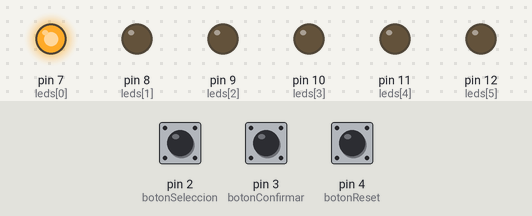
Bench run of a sketch on a simulated Arduino Uno, built with avr-gcc and run on an emulated ATmega328P. Shown: output pins drawn as LEDs (lit = HIGH). Dashed ring = blinking. The test bench sets the inputs (shaded band); at power-on: pin 3 (botonConfirmar) HIGH, pin 2 (botonSeleccion) HIGH, pin 4 (botonReset) HIGH. Random numbers use the default seed unless the sketch sets one.

Above: at 1.2 s.
1.3 s: pin 3 (botonConfirmar) pulled LOW for 0.15 s
At 1.75 s:
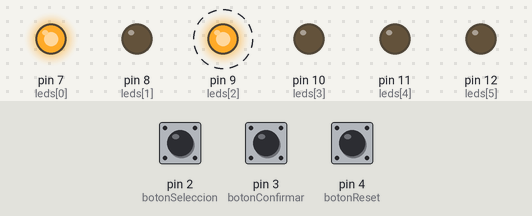
4.4 s: pin 2 (botonSeleccion) pulled LOW for 0.15 s
At 5.6 s:
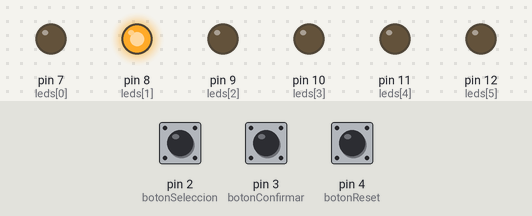
6.2 s: pin 2 (botonSeleccion) pulled LOW for 1 s
At 8.2 s:
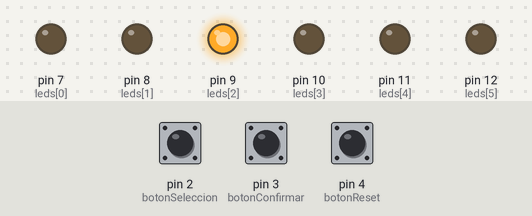
8.8 s: pin 3 (botonConfirmar) pulled LOW for 1 s
At 10.1 s:
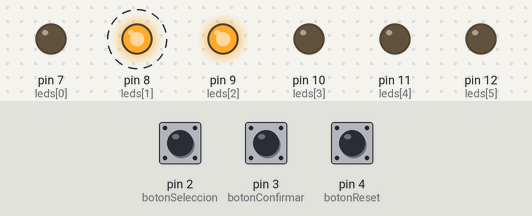
12.6 s: pin 2 (botonSeleccion) pulled LOW for 0.15 s
At 14.1 s:
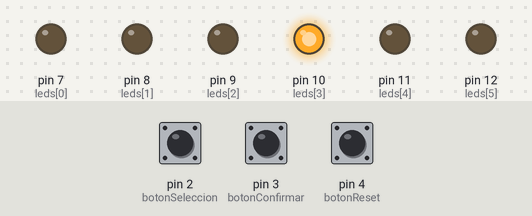
14.4 s: pin 3 (botonConfirmar) pulled LOW for 0.15 s
At 14.85 s:
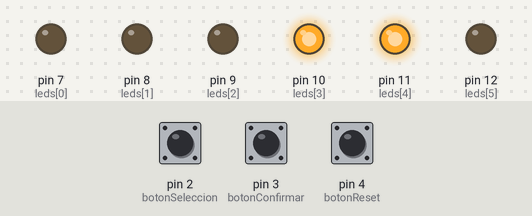
Timing chart, 0 to 18.5 s (numbered marks = the images above; inputs shaded):
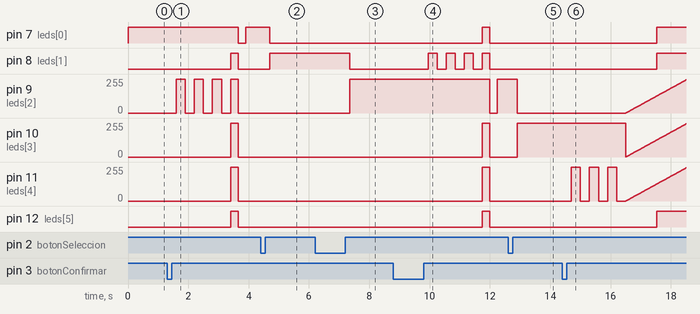

The sketch:

JUEGO_BOMBA.ino
```cpp
// CONFIGURACIÓN DEL JUEGO DE LA BOMBA


// LEDs en orden
int leds[] = {7, 8, 9, 10, 11, 12};
int totalLeds = 6;

//botones
int botonSeleccion = 2;   // Recorre LEDs
int botonConfirmar = 3;   // Confirma elección
int botonReset = 4;       // Reinicio manual

//variables del juego
int posicionActual = 0;   // LED seleccionado
int posicionBomba = 0;    // LED donde está la bomba
int intentos = 3;         // 3 oportunidades

//evitar rebotes
void esperarSoltar(int pin) {
  while (digitalRead(pin) == LOW);
  delay(150);
}

void setup() {
  for (int i = 0; i < totalLeds; i++) {
    pinMode(leds[i], OUTPUT);
  }

  pinMode(botonSeleccion, INPUT_PULLUP);
  pinMode(botonConfirmar, INPUT_PULLUP);
  pinMode(botonReset, INPUT_PULLUP);

  randomSeed(analogRead(0));

  iniciarJuego();
}

void loop() {

  //reinicio manual
  if (digitalRead(botonReset) == LOW) {
    esperarSoltar(botonReset);
    iniciarJuego();
    return;
  }

  //seleccionar LED
  if (digitalRead(botonSeleccion) == LOW) {
    esperarSoltar(botonSeleccion);
    moverSeleccion();
  }

  //confirmacion elección
  if (digitalRead(botonConfirmar) == LOW) {
    esperarSoltar(botonConfirmar);
    procesarIntento();
  }
}

// funciones principales

void iniciarJuego() {
  apagarTodos();
  intentos = 3;
  posicionActual = 0;
  posicionBomba = random(0, totalLeds);  // Bomba aleatoria

  // mostrar LED seleccionado
  mostrarSeleccion();
}

void moverSeleccion() {
  apagarTodos();

  posicionActual++;
  if (posicionActual >= totalLeds) {
    posicionActual = 0; // volver a LED1
  }

  mostrarSeleccion();
}

void procesarIntento() {
  if (posicionActual == posicionBomba) {
    // ganó
    winAnimacion();
    fadeTodos();
    iniciarJuego();
    return;
  }

  // falló
  intentos--;

  // parpadea 3 veces donde estaba la bomba
  mostrarBombaError();

  if (intentos > 0) {
    // parpadeo de todos los LEDs → indica que la bomba se mueve
    encenderTodos();
    delay(250);
    apagarTodos();
    delay(250);

    // genera nueva posición de la bomba diferente a la selección actual
    do {
      posicionBomba = random(0, totalLeds);
    } while (posicionBomba == posicionActual);

    // Continúa jugando
    mostrarSeleccion();
  } else {
    // Intentos agotados → fade y reinicio
    fadeTodos();
    iniciarJuego();
  }
}

//funciones de animación

void mostrarSeleccion() {
  apagarTodos();
  digitalWrite(leds[posicionActual], HIGH);
}

void mostrarBombaError() {
  // Parpadea 3 veces el LED donde estaba la bomba
  for (int i = 0; i < 3; i++) {
    digitalWrite(leds[posicionBomba], HIGH);
    delay(300);
    digitalWrite(leds[posicionBomba], LOW);
    delay(300);
  }
}

void winAnimacion() {
  // Parpadean TODOS 3 veces
  for (int i = 0; i < 3; i++) {
    encenderTodos();
    delay(250);
    apagarTodos();
    delay(250);
  }
}

void fadeTodos() {
  // Fade de brillo → apagado
  for (int b = 0; b <= 255; b++) {
    for (int i = 0; i < totalLeds; i++) {
      analogWrite(leds[i], b);
    }
    delay(8);
  }

  for (int b = 255; b >= 0; b--) {
    for (int i = 0; i < totalLeds; i++) {
      analogWrite(leds[i], b);
    }
    delay(8);
  }

  apagarTodos();
}

//funciones utiles

void encenderTodos() {
  for (int i = 0; i < totalLeds; i++) {
    digitalWrite(leds[i], HIGH);
  }
}

void apagarTodos() {
  for (int i = 0; i < totalLeds; i++) {
    digitalWrite(leds[i], LOW);
  }
}
```

Measured:
- after the input at 1.3 s, pin 7 (leds[0]): HIGH → LOW after 2.4 s, → HIGH 0.25 s later; pin 8 (leds[1]): LOW → HIGH after 2.1 s, → LOW 0.25 s later
- after the input at 4.4 s, pin 7 (leds[0]): HIGH → LOW after 0.30 s; pin 8 (leds[1]): LOW → HIGH after 0.30 s
- after the input at 6.2 s, pin 8 (leds[1]): HIGH → LOW after 1.2 s; pin 9 (leds[2]): 0/255 → 255/255 after 1.2 s
- after the input at 8.8 s, pin 7 (leds[0]), pin 12 (leds[5]): LOW → HIGH after 3.0 s, → LOW 0.25 s later; pin 8 (leds[1]): alternates HIGH for 0.30 s and LOW for 0.30 s, starting after 1.2 s; pin 9 (leds[2]): 255/255 → 0/255 after 3.2 s, → 255/255 0.25 s later; pin 10 (leds[3]), pin 11 (leds[4]): 0/255 → 255/255 after 3.0 s, → 0/255 0.25 s later
- after the input at 12.6 s, pin 9 (leds[2]): 255/255 → 0/255 after 0.30 s; pin 10 (leds[3]): 0/255 → 255/255 after 0.30 s
- after the input at 14.4 s, pin 7 (leds[0]), pin 8 (leds[1]), pin 12 (leds[5]): LOW → HIGH after 3.1 s; pin 9 (leds[2]): moves from 0/255 to 248/255 over 2.0 s, starting after 2.1 s; pin 11 (leds[4]): ramps from 0/255 to 255/255 and jumps back, once every 0.60 s
